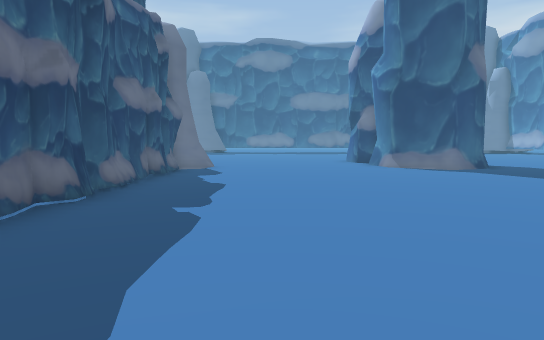
View 1 (above)

24 first-person views from a walk through a 3-D level made in the Unity game engine. The camera is 1.5 m above the floor, tilts 4° down and sees 70° across. The floor is counted in squares, 2 m on a side. Each view is taken from the middle of a square. On the plan, view 1 faces up. The plan holds only what a view shows up to about 12 squares ahead; the rest is blank. The place goes on beyond the plan.

View 2
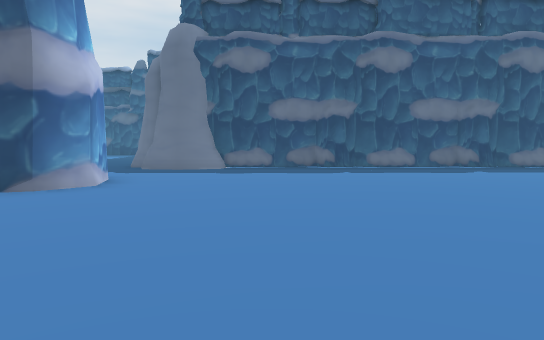

View 3
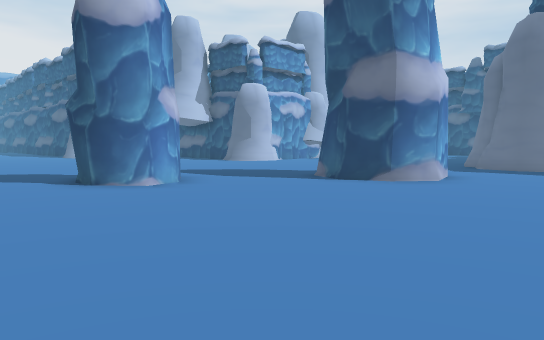

View 4
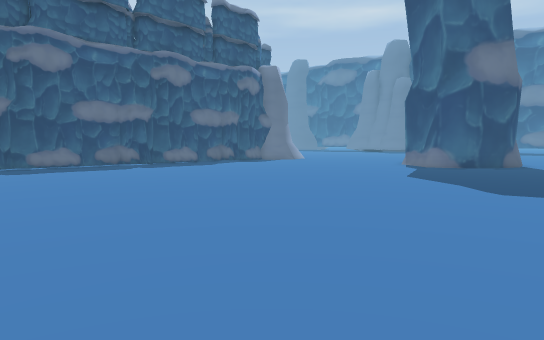

View 5
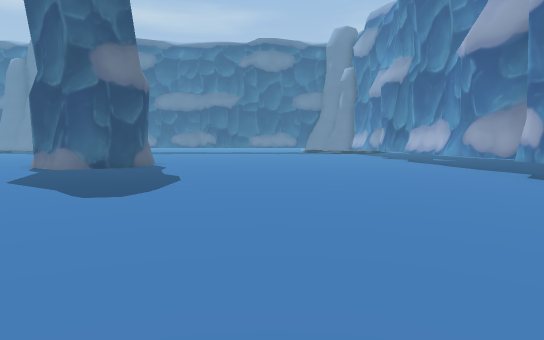

View 6
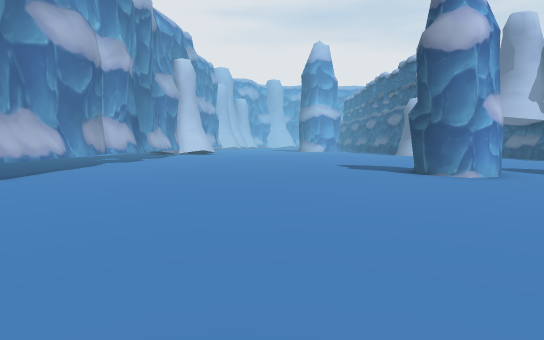

View 7
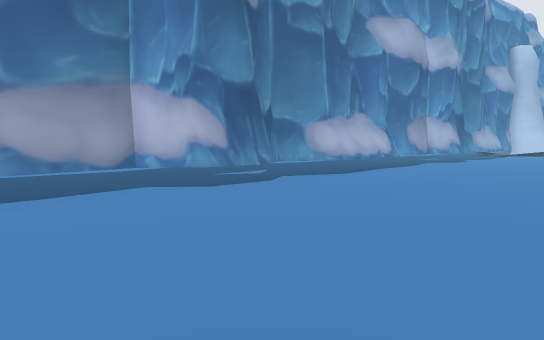

View 8
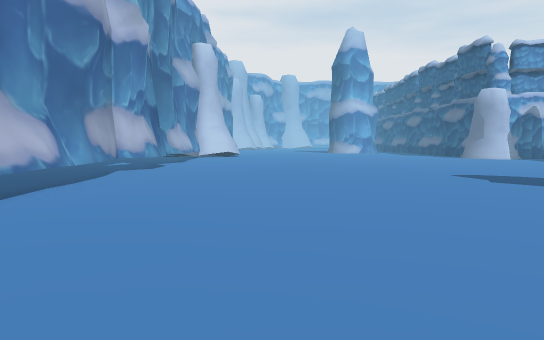

View 9
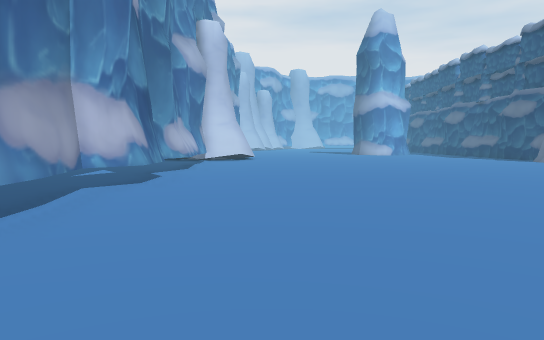

View 10
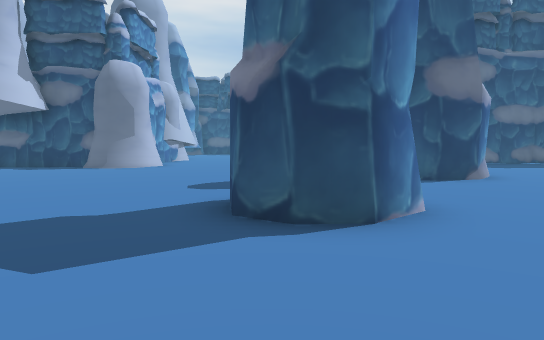

View 11
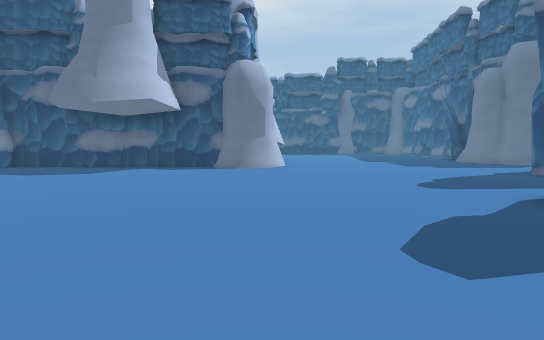

View 12
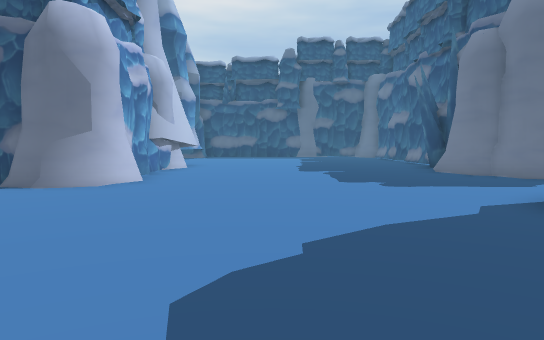

View 13
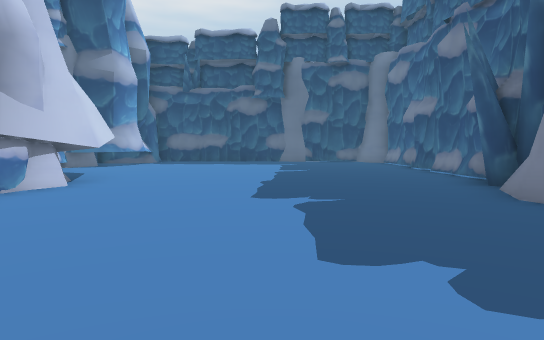

View 14
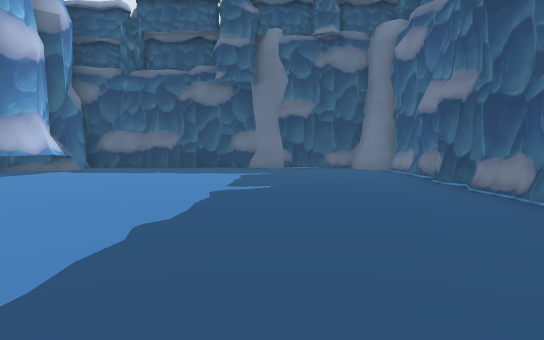

View 15
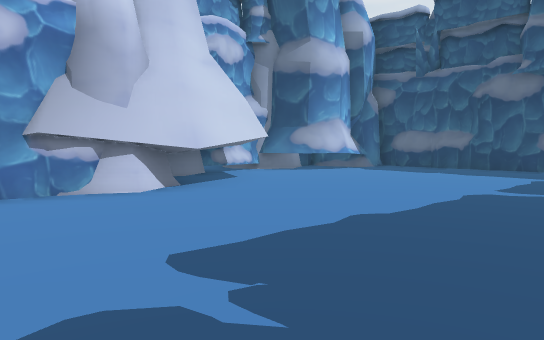

View 16
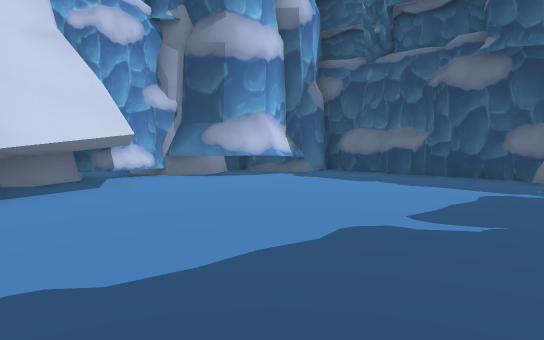

View 17
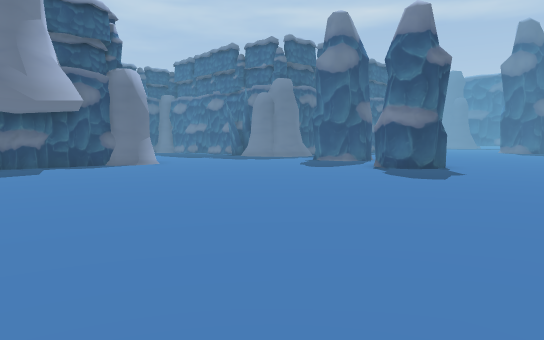

View 18
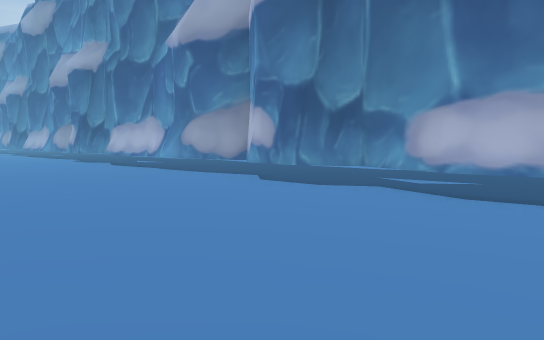

View 19
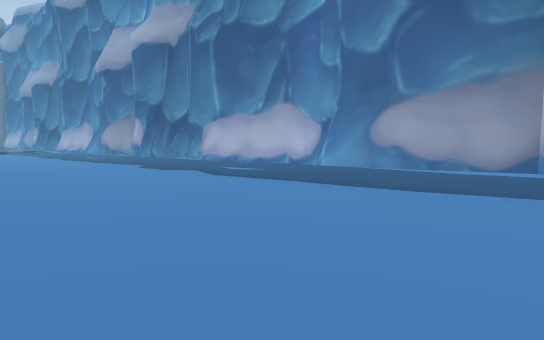

View 20
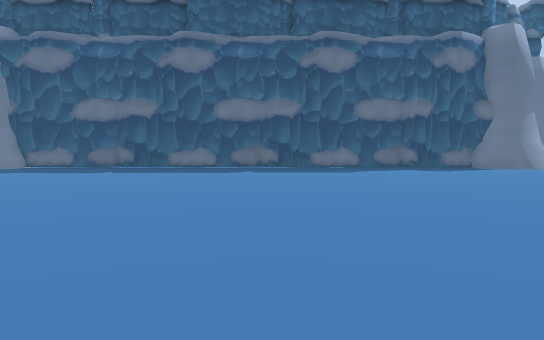

View 21
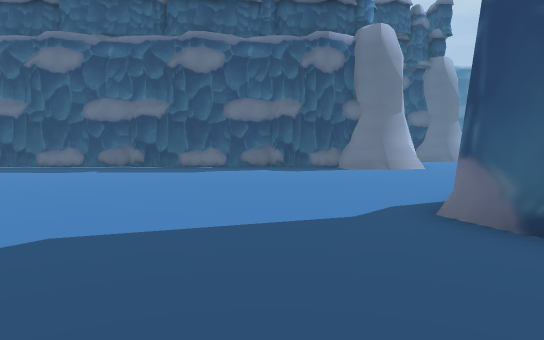

View 22
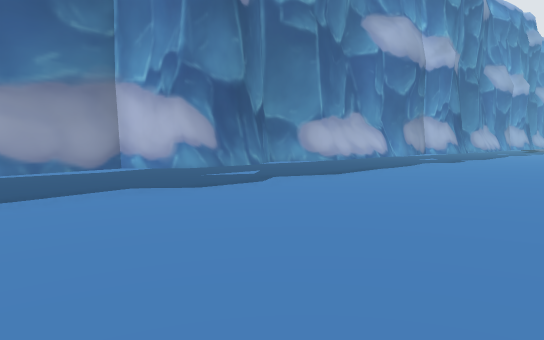

View 23
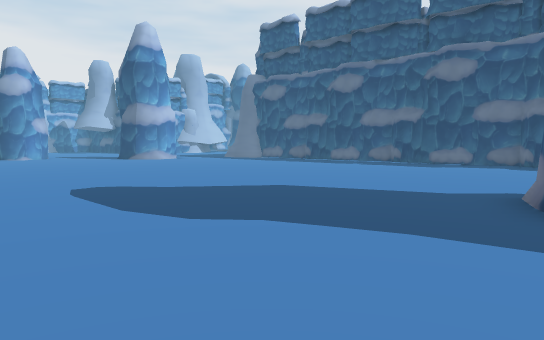

View 24
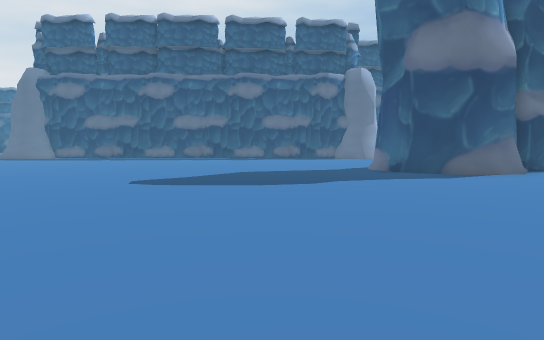

### Floor plan
Key: @ floor where view 1 was taken; # wall or solid block; . floor; R rock; O other object.
Columns run from 15 left of view 1 to 17 right of it. Each row starts with its distance up from view 1.
 12             ##.....###..........#
 11             #.......#...........#
 10             R...................#
  9             #...................#
  8             #...................#
  7             #...................#
  6             #...................#
  5             #...................#
  4             #...................#
  3             #...................#
  2             #...................#
  1             #...................#
  0             #..@................#
 -1             #...................#
 -2             #...................#
 -3             ##..................#
 -4  ########O  ##..................#
 -5 ##.......R###...###.............#
 -6 #............... ##.............#
 -7 #...............................#
 -8 #....................##.........#
 -9 #....................##.........#
-10 #...............................#
-11 #...............................#
-12 #...............................#
-13 #......########.................#
-14 #####.###     #.................#
-15    ######     #.................#
-16               #.................#
-17               #.................#
-18               #.................#
-19               #.................#
-20               #..       ......

Positions as (right, up) in squares from view 1, and headings:
1: (0, 0), facing up
2: (9, -1), facing left
3: (10, -1), facing down-left
4: (10, -1), facing up-left
5: (11, 0), facing up
6: (11, 1), facing down
7: (11, 1), facing down-right
8: (13, -3), facing down
9: (14, -7), facing down
10: (11, -9), facing left
11: (11, -13), facing left
12: (6, -10), facing left
13: (1, -9), facing left
14: (-3, -8), facing left
15: (-3, -7), facing down-left
16: (-6, -7), facing down-left
17: (12, -20), facing up-left
18: (11, -20), facing up-right
19: (11, -3), facing up-right
20: (9, 5), facing left
21: (9, 9), facing left
22: (11, 12), facing down-right
23: (11, 12), facing down-left
24: (16, 8), facing left
